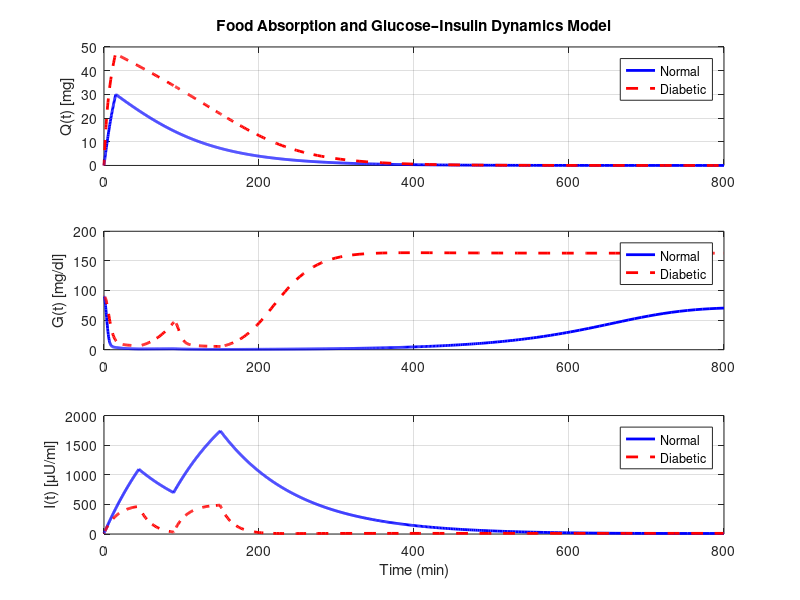

The MATLAB source for this figure:
% Heidi Eren
% Lab 3 - Part 2 Q8
%% Food–Glucose–Insulin Model (non-diabetic vs diabetic)
clear; clc; close all;

%% Define parameters for each condition
params.normal = struct( ...
    'beta_val', 20, 'gamma', 40, 'eta', 4.086, ...
    'R0', 2.1, 'EG0', 1e-3, 'SI', 3.06e-3, ...
    'alpha', 1e4, 'Imax', 0.28, 'kI', 0.01, 'kQ', 0.098);

params.diabetic = struct( ...
    'beta_val', 10, 'gamma', 25, 'eta', 4.641, ...
    'R0', 2.5, 'EG0', 2.5e-3, 'SI', 1.14e-3, ...
    'alpha', 1e4, 'Imax', 0.93, 'kI', 0.06, 'kQ', 0.026);

%% Simulation settings
tspan = [0 800];   % minutes
Q0 = 0;            % mg
G0 = 90;           % mg/dl
I0 = 10;           % µU/ml
y0 = [Q0; G0; I0];
meal = 15000/15; %mg/min

% glucose intake: 1 meal at 0–15min
D = @(t) meal * ((t>=0 & t<=15));

% insulin input: bolus at start of meal
tau = 60; %min
b0 = 30; %µU/mL/min  = 15U over 60min
%B = @(t) b0 * ((t>0 & t<=0+tau));

% insulin input: bolus after meal
%B = @(t) b0 * ((t>75 & t<=75+tau));

% insulin input: bolus before meal and corrective bolus
B = @(t) b0 * ((t>-15 & t<=-15+tau) + (t>90 & t<=90+tau));

% insulin input: bolus before meal and basal rate
%B_pre = @(t) b0 * ((t>-15 & t<=-15+tau) + (t>90 & t<=90+tau));
%B_basal = @(t) 1.0 + 0*t;
%B = @(t) B_pre(t) + B_basal(t);

%% ODEs system function

food_glucose_insulin = @(t, y, p) [
    (-p.beta_val*y(1) + p.eta*D(t)) / (p.gamma^2 + y(1)^2);  % dQ/dt
    p.R0 - (p.EG0 + p.SI*y(3))*y(2) + p.kQ*y(1);             % dG/dt
    p.Imax*(y(2)^2 / (p.alpha + y(2)^2)) - p.kI*y(3) + B(t)  % dI/dt
];

%% Simulate both conditions
conds = fieldnames(params);
results = struct();

for i = 1:numel(conds)
    cond = conds{i};
    p = params.(cond);
    dYdt = @(t, y) food_glucose_insulin(t, y, p);
    [t, Y] = ode45(dYdt, tspan, y0);
    results.(cond).t = t;
    results.(cond).Q = Y(:,1);
    results.(cond).G = Y(:,2);
    results.(cond).I = Y(:,3);
end

%% Plot comparison
figure('Name', 'Glucose–Insulin Dynamics Model', 'Color', 'w');

subplot(3,1,1)
plot(results.normal.t, results.normal.Q, 'b', 'LineWidth', 2); hold on;
plot(results.diabetic.t, results.diabetic.Q, 'r--', 'LineWidth', 2);
ylabel('Q(t) [mg]');
title('Food Absorption and Glucose–Insulin Dynamics Model');
legend('Normal', 'Diabetic'); grid on;

subplot(3,1,2)
plot(results.normal.t, results.normal.G, 'b', 'LineWidth', 2); hold on;
plot(results.diabetic.t, results.diabetic.G, 'r--', 'LineWidth', 2);
ylabel('G(t) [mg/dl]');
legend('Normal', 'Diabetic'); grid on;

subplot(3,1,3)
plot(results.normal.t, results.normal.I, 'b', 'LineWidth', 2); hold on;
plot(results.diabetic.t, results.diabetic.I, 'r--', 'LineWidth', 2);
xlabel('Time (min)');
ylabel('I(t) [\muU/ml]');
legend('Normal', 'Diabetic'); grid on;


